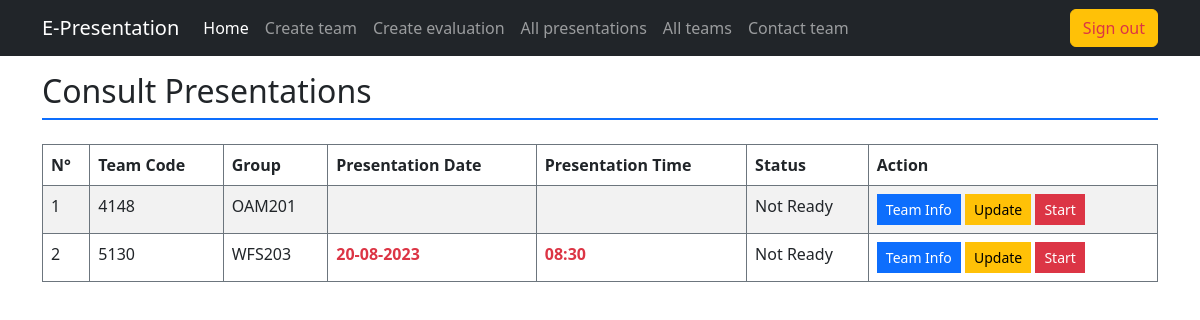
The page /index.php?action=all_presentations (signed in) on the database its author committed.
### tables this page shows
CREATE TABLE `team` (
  `team_code` varchar(8) NOT NULL,
  `group_code` varchar(10) NOT NULL,
  `presentation_date` date DEFAULT NULL,
  `presentation_time` time DEFAULT NULL,
  `status` enum('Done','Ready','Not Ready') DEFAULT 'Not Ready'
);

### app/controller/layouts_rendering.php (called while the page is built, shortened)
<?php
    class LayoutRendering {
        static function all_presentations() {
            $team_data = PresentationModel::retrieve_all_teams();
            require "app/view/mentor/all_presentations.php";
        }
    }

### app/model/team_model.php (called while the page is built, shortened)
<?php
    class PresentationModel {
        static function connection() {
            $username = "root";
            $password = "";
            $host = "localhost";
            $dbname = "e-presentations";
            $dsn = "mysql:host=$host;dbname=$dbname";
            try {
                return new PDO($dsn, $username, $password);
            } catch (PDOException $err) {
                echo "<div class='alert alert-danger'>Database connection couldn't be established</div>";
                $err->getMessage();
            }
        }
        static function retrieve_all_teams() {
            $connection = self::connection();
            $query = $connection->query("SELECT * FROM team ORDER BY presentation_date, presentation_time");
            return $query->fetchAll(PDO::FETCH_ASSOC);
        }
    }
?>

### app/view/mentor/all_presentations.php (the view, shortened to what this page needs)
<h2 class="border-bottom pb-2 border-2 border-primary mb-4">Consult Presentations</h2>
<div class="table-responsive">
    <table class="table table-bordered border-secondary table-striped table-hover">
        <thead>
            <th>N°</th>
            <th>Team Code</th>
            <th>Group</th>
            <th>Presentation Date</th>
            <th>Presentation Time</th>
            <th>Status</th>
            <th>Action</th>
        </thead>
        <?php
            $counter = 0;
            foreach($team_data as $presentation):
                ++$counter;
        ?>
            <tr>
                <td><?= $counter ?></td>
                <td><?= $presentation["team_code"] ?></td>
                <td><?= $presentation["group_code"] ?></td>
                <td class="text-danger fw-bold"><?= $presentation["presentation_date"] == "0000-00-00"? "Unknown": implode("-", array_reverse(explode("-", $presentation["presentation_date"])))?></td>
                <td class="text-danger fw-bold"><?= $presentation["presentation_time"] == "00:00:00"? "Unknown": substr($presentation["presentation_time"], 0, 5)?></td>
                <td><?= $presentation["status"] ?></td>
                <td>
                    <a href="index.php?action=team_info&team_code=<?= $presentation["team_code"] ?>" class="btn btn-sm btn-primary rounded-0" target="_blank">Team Info</a>
                    <a href="index.php?action=update&team_code=<?= $presentation["team_code"] ?>" class="btn btn-sm btn-warning rounded-0" target="_blank">Update</a>
                    <a href="index.php?action=select_evaluation&team_code=<?= $presentation["team_code"] ?>" class="btn btn-sm btn-danger rounded-0">Start</a>
                </td>
            </tr>
        <?php
            endforeach;
        ?>
    </table>
    </div>
<?php
    require "app/view/master.php";
?>

### rows shown on the page
team: team_code "4148", group_code "OAM201", status "Not Ready"
team: team_code "5130", group_code "WFS203", presentation_date "20-08-2023", presentation_time "08:30", status "Not Ready"
